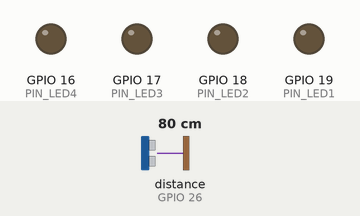
Recording of a sketch running on a simulated ESP32. On the bench: output pins drawn as LEDs (lit = HIGH). Wiring (inferred from the names in the program): ultrasonic range finder: trigger GPIO 27; echo GPIO 26. The test bench sets the inputs (shaded band); at power-on: distance to the obstacle (sensor on GPIO 26) 80 cm. The echo pulse lasts 58.3 µs per cm; pins used as bus, display or sensor lines are not drawn; what the sketch prints to the serial monitor is not drawn.

Above: at 1.2 s.
1.3 s: distance to the obstacle (sensor on GPIO 26) set to 31 cm
2.8 s: distance to the obstacle (sensor on GPIO 26) set to 26 cm
At 3.2 s:
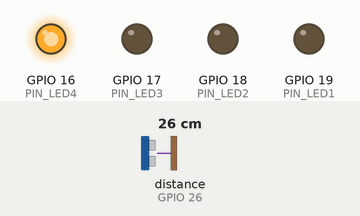
4.3 s: distance to the obstacle (sensor on GPIO 26) set to 19 cm
At 5.5 s:
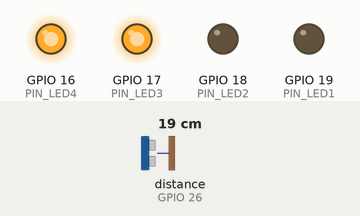
5.8 s: distance to the obstacle (sensor on GPIO 26) set to 16 cm
7.3 s: distance to the obstacle (sensor on GPIO 26) set to 13 cm
At 7.7 s:
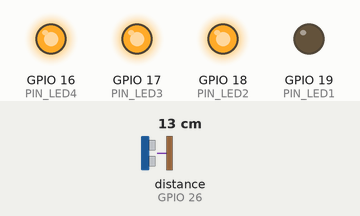
8.8 s: distance to the obstacle (sensor on GPIO 26) set to 18 cm
At 10.1 s:
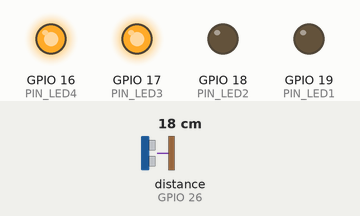
Timing chart, 0 to 11.3 s (numbered marks = the images above; inputs shaded):
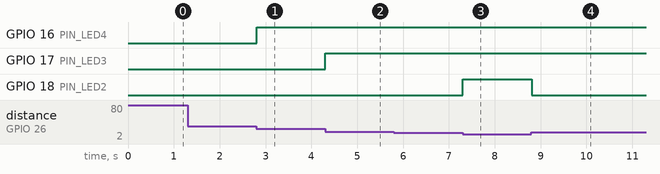

The sketch:

Project_30.2_Ultrasonic_Ranger.ino
```cpp
//**********************************************************************************
/*
 * 文件名 : 测距仪表
 * 描述 : 四个led由超声波测距控制.
 * 作者 : www.keyes-robot.com
*/
const int TrigPin = 27;    // 定义TrigPin
const int EchoPin = 26;    // 定义EchoPin.
const int PIN_LED1 = 19;    // 定义PIN_LED1
const int PIN_LED2 = 18;    // 定义PIN_LED2
const int PIN_LED3 = 17;    // 定义PIN_LED3
const int PIN_LED4 = 16;    // 定义PIN_LED4
int duration = 0;    // 将持续时间的初始值定义为0
int distance = 0;   // 定义距离的初始值为0
void setup()
{
  pinMode(TrigPin , OUTPUT); // 设置trigPin为输出模式
  pinMode(EchoPin , INPUT); // 设置echoPin为输入模式
  pinMode(PIN_LED1 , OUTPUT);  // 设置PIN_LED1为输出模式
  pinMode(PIN_LED2 , OUTPUT);  // 设置PIN_LED2为输出模式
  pinMode(PIN_LED3 , OUTPUT);  // 设置PIN_LED3为输出模式
  pinMode(PIN_LED4 , OUTPUT);  // 设置PIN_LED4为输出模式
  Serial.begin(115200);  // 设置波特率为115200.
}
void loop()
{
// 使trigPin高电平输出持续10μs触发HC_SR04
  digitalWrite(TrigPin , HIGH);
  delayMicroseconds(10);
  digitalWrite(TrigPin , LOW);
// 等待HC-SR04回到高电平，测量这个等待时间
  duration = pulseIn(EchoPin , HIGH);
// 根据时间计算距离
  distance = (duration/2) / 28.5 ;
  Serial.print("Distance: ");
  Serial.print(distance); //串口打印距离值
  Serial.println("cm");
  if ( distance <= 7 )
  {
    digitalWrite(PIN_LED1, HIGH);
  }
  else
  {
    digitalWrite(PIN_LED1, LOW);
  }
  if ( distance <= 14 )
  {
    digitalWrite(PIN_LED2, HIGH);
  }
  else
  {
    digitalWrite(PIN_LED2, LOW);
  }
  if ( distance <= 21 )
  {
    digitalWrite(PIN_LED3, HIGH);
  }
  else
  {
    digitalWrite(PIN_LED3, LOW);
  }
  if ( distance <= 28 )
  {
    digitalWrite(PIN_LED4, HIGH);
  }
  else
  {
    digitalWrite(PIN_LED4, LOW);
  }
}
//**********************************************************************************
```

Measured:
- the behaviour switches between 29 and 28 cm on distance to the obstacle (sensor on GPIO 26) (found by bisection; images 0 and 1)
- the behaviour switches between 22 and 21 cm on distance to the obstacle (sensor on GPIO 26) (found by bisection; images 1 and 2)
- the behaviour switches between 15 and 14 cm on distance to the obstacle (sensor on GPIO 26) (found by bisection; images 2 and 3)
- after the input at 2.8 s, GPIO 16 (PIN_LED4): LOW → HIGH at once
- after the input at 4.3 s, GPIO 17 (PIN_LED3): LOW → HIGH at once
- after the input at 7.3 s, GPIO 18 (PIN_LED2): LOW → HIGH at once
- after the input at 8.8 s, GPIO 18 (PIN_LED2): HIGH → LOW at once
